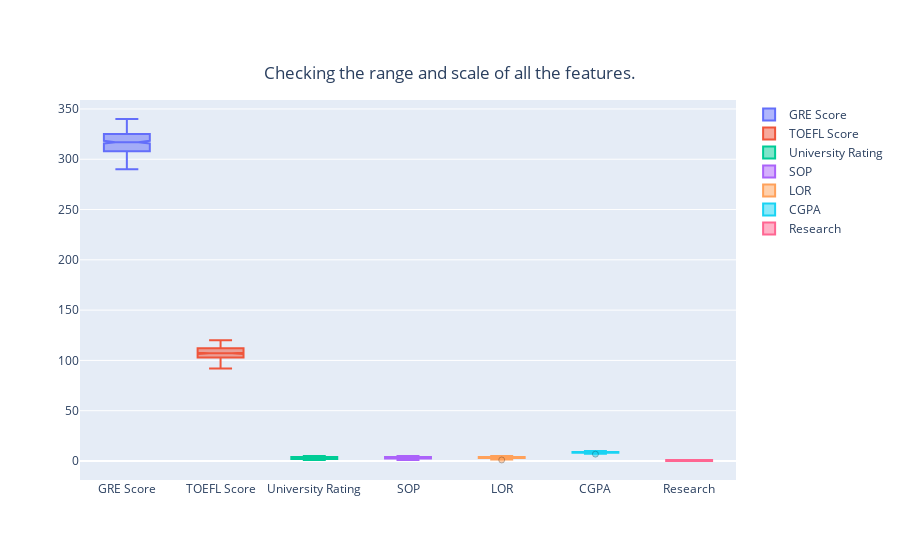

Notebook cell for this chart:
### Code cell
# Checking for outliers and the scale of values of variables.
data = []
for i in data_col_chng.columns[:-1]:
    data .append(go.Box(y = data_col_chng[i], 
                        marker = dict(line = {'color': 'black', 'width': 0.5}, 
                                      opacity = 0.5), 
                        name = str(i), 
                        boxpoints = 'outliers', 
                        notched = True))

layout = go.Layout(title = dict(text = 'Checking the range and scale of all the features.', 
                                x = 0.5, 
                                y = 0.88))

fig = go.Figure(data = data, 
                layout = layout)

iplot(fig)

### Figure 1 — Plotly figure (JSON) as saved in the notebook; plotly's stock layout.template omitted (floating-point values rounded to 4 significant figures; data arrays with more than 128 entries replaced by an {"elided": "..."} marker saying what was removed)
{"data": [{"boxpoints": "outliers", "marker": {"line": {"color": "black", "width": 0.5}, "opacity": 0.5}, "name": "GRE Score", "notched": true, "type": "box", "y": {"elided": "400 int values"}}, {"boxpoints": "outliers", "marker": {"line": {"color": "black", "width": 0.5}, "opacity": 0.5}, "name": "TOEFL Score", "notched": true, "type": "box", "y": {"elided": "400 int values"}}, {"boxpoints": "outliers", "marker": {"line": {"color": "black", "width": 0.5}, "opacity": 0.5}, "name": "University Rating", "notched": true, "type": "box", "y": {"elided": "400 int values"}}, {"boxpoints": "outliers", "marker": {"line": {"color": "black", "width": 0.5}, "opacity": 0.5}, "name": "SOP", "notched": true, "type": "box", "y": {"elided": "400 float values"}}, {"boxpoints": "outliers", "marker": {"line": {"color": "black", "width": 0.5}, "opacity": 0.5}, "name": "LOR", "notched": true, "type": "box", "y": {"elided": "400 float values"}}, {"boxpoints": "outliers", "marker": {"line": {"color": "black", "width": 0.5}, "opacity": 0.5}, "name": "CGPA", "notched": true, "type": "box", "y": {"elided": "400 float values"}}, {"boxpoints": "outliers", "marker": {"line": {"color": "black", "width": 0.5}, "opacity": 0.5}, "name": "Research", "notched": true, "type": "box", "y": {"elided": "400 int values"}}], "layout": {"title": {"text": "Checking the range and scale of all the features.", "x": 0.5, "y": 0.88}}}
